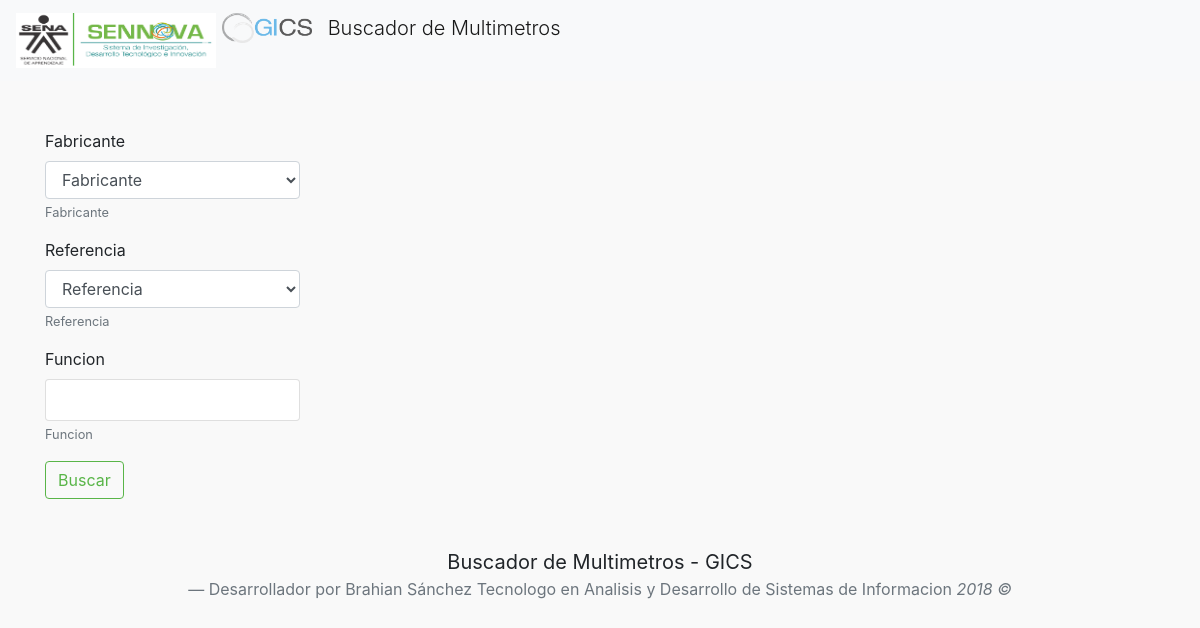
Before: / with the older database file.
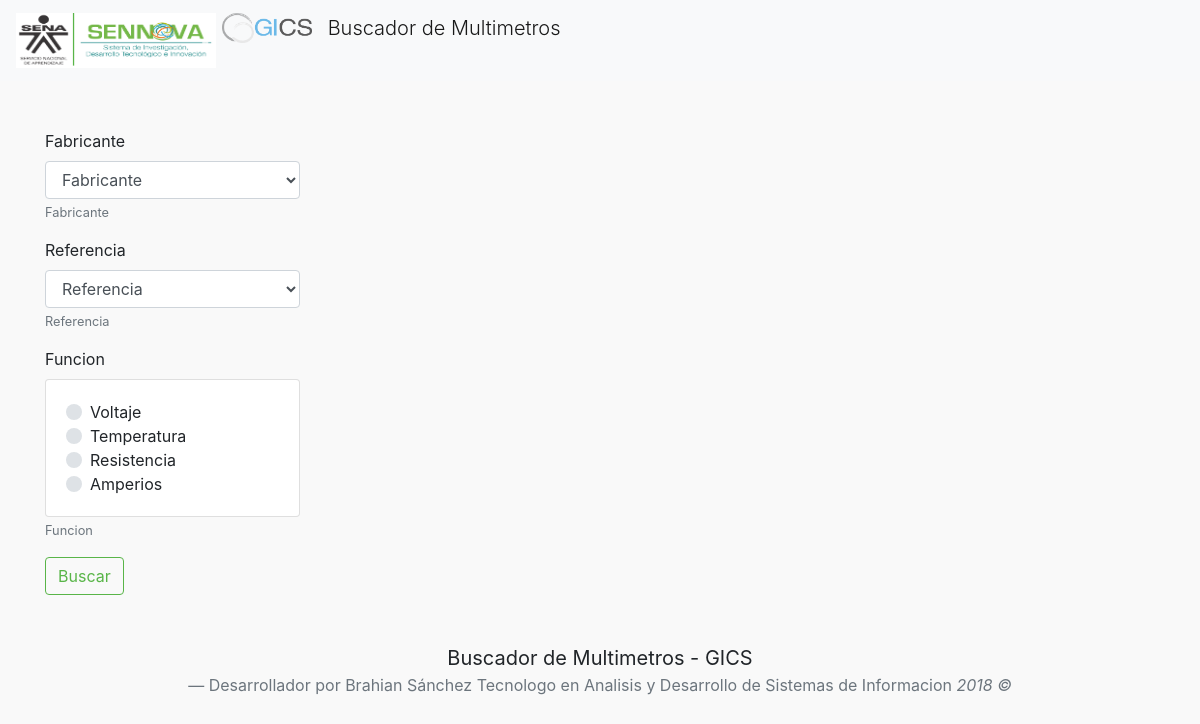
After: the same page with the newer database file.
### tables this page shows
CREATE TABLE `function` (
  `FUNCTION_ID` int(11) NOT NULL,
  `FUNCTION_NAME` varchar(45) DEFAULT NULL
);

### controller/indexController.php (called while the page is built, shortened)
<?php
class indexController extends index
{
    public function index(){
        require_once ('view/all/head.php');
        require_once ('view/all/navbar.php');
        require_once ('view/index/index.php');
        require_once ('view/all/footer.php');
    }
}

### model/database.php (called while the page is built)
<?php
class database
{
    public static function conexion(){
        try {
            $pdo = new PDO('mysql:host=localhost;dbname=db_multimeter_sena;charset=utf8', 'root','');
            $pdo->setAttribute(PDO::ATTR_ERRMODE, PDO::ERRMODE_EXCEPTION);
            return $pdo;
        } catch (Exception $e) {
            die($e->getMessage());
        }
    }
}

### model/index.php (called while the page is built, shortened)
<?php
class index extends  database
{
    public function queryFunction(){
        try {
            $stm=parent::conexion()->prepare(preparedSQL::queryFunction);
            $stm->execute();
            return $stm->fetchAll(PDO::FETCH_OBJ);
        } catch (Exception $e) {
            die($e->getMessage());
        }
    }
}

### view/index/index.php (the view, shortened to what this page needs)
<div class="container">
    <div class="row justify-content-start pt-5">
        <div class="col-3" id="sectionForSearch">
            <div class="form-group">
                <label for="maker ">Fabricante</label>
                    <select name="maker" id="maker" class="form-control">
                        <option value="" selected>Fabricante</option>
                    </select>
                <small class="form-text text-muted">Fabricante</small>
            </div>
            <div class="form-group">
                <label for="reference">Referencia</label>
                <select name="reference" id="reference" class="form-control">
                    <option value="" selected>Referencia</option>
                </select>
                <small class="form-text text-muted">Referencia</small>
            </div>
            <div class="form-group">
                <label for="function">Funcion</label>
                <div class="card">
                    <div class="card-body">
                        <?php
                             foreach (parent::queryFunction() as $resultQueryFunction) {
                                ?>
                                <div class="custom-control custom-radio custom-control-inline">
                                    <label class="custom-control-label" for="<?php echo $resultQueryFunction->FUNCTION_NAME; ?>"><?php echo $resultQueryFunction->FUNCTION_NAME; ?></label>
                                </div>
                                <?php
                             }
                        ?>
                    </div>
                </div>
                <small class="form-text text-muted">Funcion</small>
            </div>
            <button class="btn btn-outline-success" id="btnSearch">Buscar</button>
        </div>
    </div>
    </div>

### index.php (shortened to what this page needs)
<?php
if(!isset($_REQUEST['c'])){
    $controller = new $controller();
    $controller -> index();
}

### view/all/head.php (shortened to what this page needs)
<!DOCTYPE html>
<html lang="en">
<head>
    <link rel="stylesheet" href="assets/bootstrap/css/bootstrap.css">
    <link rel="stylesheet" href="app/app.css">
</head>
<body>

### view/all/navbar.php
<nav class="navbar navbar-light bg-light">
  <a class="navbar-brand" href="?c=index&m=index">
    <img src="assets/img/SENA_SENNOVA.png" width="200" height="55" class="d-inline-block align-top" alt="">
    <img src="assets/img/GICS-LOGO.png" width="90" height="30" class="d-inline-block align-top" alt="">
    <p class="float-right lead ml-3">Buscador de Multimetros</p>
  </a>
</nav>

### view/all/footer.php
</body>
    <blockquote class="blockquote text-center mt-5">
        <p class="mb-0">Buscador de Multimetros - GICS</p>
        <footer class="blockquote-footer">Desarrollador por Brahian Sánchez Tecnologo en Analisis y Desarrollo de Sistemas de Informacion <cite title="Source Title"><?php echo date("Y"); ?> &copy</cite></footer>
    </blockquote>
</html>

### app/app.css (style rules this page uses)
body { background-color: #f9f9f9; }

Changed rows visible on the page:
added function: FUNCTION_NAME "Voltaje"
added function: FUNCTION_NAME "Temperatura"
added function: FUNCTION_NAME "Resistencia"
added function: FUNCTION_NAME "Amperios"
